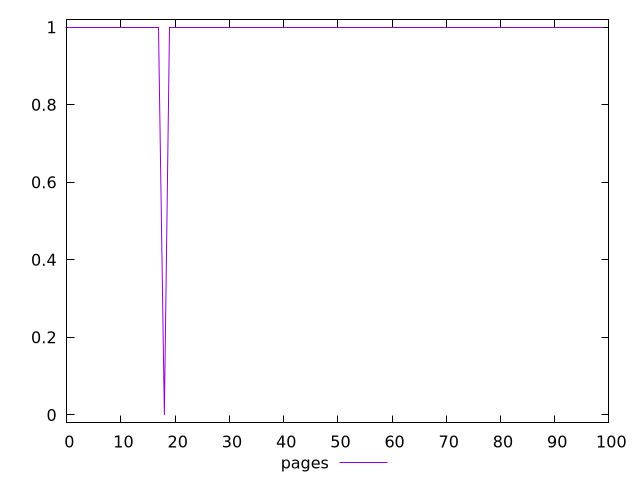

Here is the gnuplot script that generated this plot:
$_pages <<EOF
1
1
1
1
1
1
1
1
1
1
1
1
1
1
1
1
1
1
0
1
1
1
1
1
1
1
1
1
1
1
1
1
1
1
1
1
1
1
1
1
1
1
1
1
1
1
1
1
1
1
1
1
1
1
1
1
1
1
1
1
1
1
1
1
1
1
1
1
1
1
1
1
1
1
1
1
1
1
1
1
1
1
1
1
1
1
1
1
1
1
1
1
1
1
1
1
1
1
1
1
EOF
set key outside below
set terminal pngcairo
set output "report_00005_2020-11-02T22-26-11.212Z/no-document-write/pages//score.png"
set yrange [-0.02:1.02]
plot $_pages title "pages" with line ,
